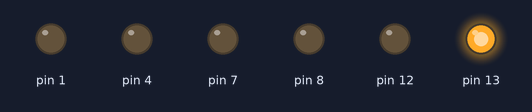
Simulated run of this sketch. Board: Arduino Uno, built with avr-gcc and run on an emulated ATmega328P. Parts: output pins drawn as LEDs (lit = HIGH).

Above: at 0.42 s.
At 1.08 s:
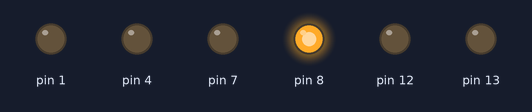
At 1.78 s:
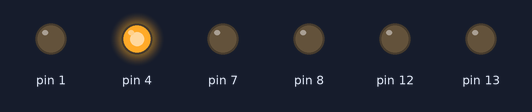
At 3.0 s:
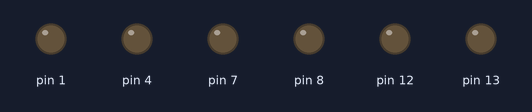
At 4.37 s:
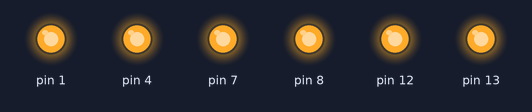
At 7.7 s:
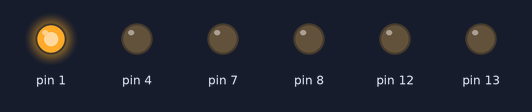
Timing chart, 0 to 8.0 s (numbered marks = the images above):
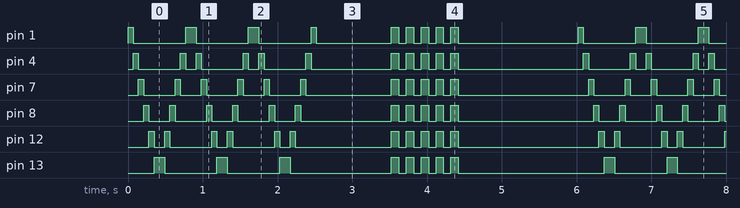

Measured:
- by itself, pin 4, pin 7, pin 8, pin 12: moves between LOW and HIGH, repeating every 6.0 s
- by itself, pin 13: repeats every 6.0 s: 2 × (LOW 0.70 s, HIGH 0.14 s), LOW 1.4 s, 4 × (HIGH 0.10 s, LOW 0.10 s), HIGH 0.10 s, LOW 2.0 s, HIGH 0.14 s
- by itself, pin 1: repeats every 6.0 s: 2 × (LOW 0.70 s, HIGH 0.14 s), LOW 0.70 s, HIGH 0.07 s, LOW 1.0 s, 4 × (HIGH 0.10 s, LOW 0.10 s), HIGH 0.10 s, LOW 1.6 s, HIGH 0.07 s

The sketch:

Arduino__LED__2.ino
```cpp
void setup()
{
  pinMode(1, OUTPUT);
  pinMode(4, OUTPUT);
  pinMode(7, OUTPUT);
  pinMode(8, OUTPUT);
  pinMode(12, OUTPUT);
  pinMode(13, OUTPUT);
}

void loop()
{
  for (int i = 1; i <= 3; i++)
  {
    digitalWrite(1, HIGH);
    delay(70);
    digitalWrite(1, LOW);
    digitalWrite(4, HIGH);
    delay(70);
    digitalWrite(4, LOW);
    digitalWrite(7, HIGH);
    delay(70);
    digitalWrite(7, LOW);
    digitalWrite(8, HIGH);
    delay(70);
    digitalWrite(8, LOW);
    digitalWrite(12, HIGH);
    delay(70);
    digitalWrite(12, LOW);
    digitalWrite(13, HIGH);
    delay(70);
    digitalWrite(13, LOW);

    digitalWrite(13, HIGH);
    delay(70);
    digitalWrite(13, LOW);
    digitalWrite(12, HIGH);
    delay(70);
    digitalWrite(12, LOW);
    digitalWrite(8, HIGH);
    delay(70);
    digitalWrite(8, LOW);
    digitalWrite(7, HIGH);
    delay(70);
    digitalWrite(7, LOW);
    digitalWrite(4, HIGH);
    delay(70);
    digitalWrite(4, LOW);
    digitalWrite(1, HIGH);
    delay(70);
    digitalWrite(1, LOW);
  }
  delay(1000);
  for (int i = 1; i <= 5; i++ )
  {
    digitalWrite(1, HIGH);
    digitalWrite(4, HIGH);
    digitalWrite(7, HIGH);
    digitalWrite(8, HIGH);
    digitalWrite(12, HIGH);
    digitalWrite(13, HIGH);
    delay(100);

    digitalWrite(1, LOW);
    digitalWrite(4, LOW);
    digitalWrite(7, LOW);
    digitalWrite(8, LOW);
    digitalWrite(12, LOW);
    digitalWrite(13, LOW);
    delay(100);
  }
  delay(1500);
}
```
